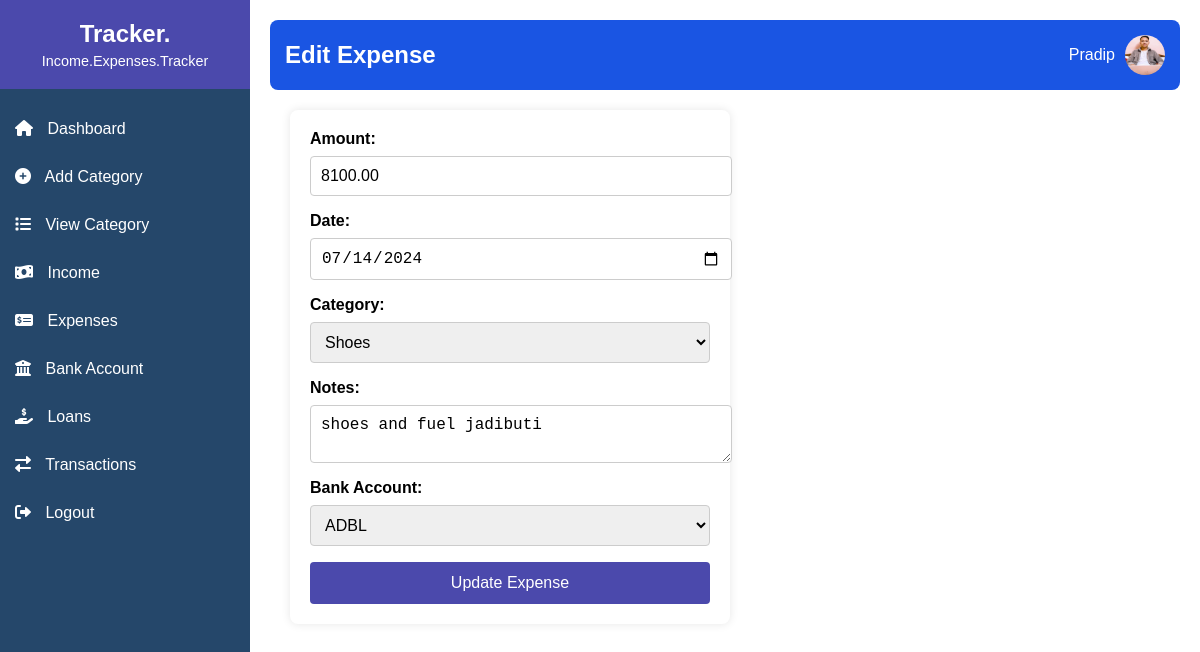
Screenshot of /edit_expense.php?id=5 (signed in) with the database file from the repository.
### tables this page shows
CREATE TABLE `expenses` (
  `id` int(11) NOT NULL,
  `amount` decimal(10,2) NOT NULL,
  `date` date NOT NULL,
  `category_id` int(11) NOT NULL,
  `notes` text DEFAULT NULL,
  `bank_account_id` int(11) NOT NULL
);

CREATE TABLE `categories` (
  `id` int(11) NOT NULL,
  `name` varchar(255) NOT NULL
);

CREATE TABLE `bank_accounts` (
  `id` int(11) NOT NULL,
  `admin_id` int(11) NOT NULL,
  `bank_name` varchar(255) NOT NULL,
  `balance` decimal(10,2) NOT NULL,
  `created_at` timestamp NOT NULL DEFAULT current_timestamp()
);

### edit_expense.php (the view, shortened to what this page needs)
<?php
include('db.php');
if (isset($_GET['id'])) {
    $id = intval($_GET['id']);
    $sql = "SELECT * FROM expenses WHERE id = ?";
    $stmt = $conn->prepare($sql);
    $stmt->bind_param("i", $id);
    $stmt->execute();
    $result = $stmt->get_result();
    $expense = $result->fetch_assoc();
    $categoriesResult = $conn->query("SELECT id, name FROM categories");
    $bankAccountsResult = $conn->query("SELECT id, bank_name FROM bank_accounts");
} else {
    echo "No expense ID provided.";
}
?>
<!DOCTYPE html>
<html lang="en">
<head>
    <link rel="stylesheet" href="styles.css">
    <link rel="stylesheet" href="https://cdnjs.cloudflare.com/ajax/libs/font-awesome/6.0.0-beta3/css/all.min.css">
</head>
<body>
    <div class="sidebar">
        <div class="sidebar-header">
            <h2>Tracker.</h2>
            <p>Income.Expenses.Tracker</p>
        </div>
        <ul class="sidebar-menu">
            <li><a href="dashboard.php"><i class="fas fa-home"></i> Dashboard</a></li>
            <li><a href="add_category.php"><i class="fas fa-plus-circle"></i> Add Category</a></li>
            <li><a href="view_categories.php"><i class="fas fa-list"></i> View Category</a></li>
            <li>
                <a href="javascript:void(0)" class="main-menu"><i class="fas fa-money-bill-wave"></i> Income</a>
            </li>
            <li>
                <a href="javascript:void(0)" class="main-menu"><i class="fas fa-money-check-alt"></i> Expenses</a>
            </li>
            <li>
                <a href="javascript:void(0)" class="main-menu"><i class="fas fa-university"></i> Bank Account</a>
            </li>
            <li>
                <a href="javascript:void(0)" class="main-menu"><i class="fas fa-hand-holding-usd"></i> Loans</a>
            </li>
            <li><a href="transactions.php"><i class="fas fa-exchange-alt"></i> Transactions</a></li>
            <li><a href="logout.php"><i class="fas fa-sign-out-alt"></i> Logout</a></li>
        </ul>
    </div>
    <div class="main-content">
        <header>
            <div class="title">
                <h1>Edit Expense</h1>
            </div>
            <div class="user-info">
                <p><?php echo htmlspecialchars($_SESSION['username']); ?></p>
                <img src="profile.jpg" alt="Profile Picture">
            </div>
        </header>
        <div class="form-container">
            <form method="POST" action="">
                <label for="amount">Amount:</label>
                <input type="number" id="amount" name="amount"
                    value="<?php echo htmlspecialchars($expense['amount']); ?>" required>
                <label for="date">Date:</label>
                <input type="date" id="date" name="date" value="<?php echo htmlspecialchars($expense['date']); ?>"
                    required>
                <label for="category">Category:</label>
                <select id="category" name="category" required>
                    <?php while ($category = $categoriesResult->fetch_assoc()): ?>
                    <option value="<?php echo $category['id']; ?>"
                        <?php if ($category['id'] == $expense['category_id']) echo 'selected'; ?>>
                        <?php echo htmlspecialchars($category['name']); ?>
                    </option>
                    <?php endwhile; ?>
                </select>
                <label for="notes">Notes:</label>
                <textarea id="notes" name="notes"><?php echo htmlspecialchars($expense['notes']); ?></textarea>
                <label for="bank_account">Bank Account:</label>
                <select id="bank_account" name="bank_account" required>
                    <?php while ($bankAccount = $bankAccountsResult->fetch_assoc()): ?>
                    <option value="<?php echo $bankAccount['id']; ?>"
                        <?php if ($bankAccount['id'] == $expense['bank_account_id']) echo 'selected'; ?>>
                        <?php echo htmlspecialchars($bankAccount['bank_name']); ?>
                    </option>
                    <?php endwhile; ?>
                </select>
                <button type="submit">Update Expense</button>
            </form>
        </div>
    </div>
</body>
</html>

### styles.css (style rules this page uses)
body { font-family: Arial, sans-serif; margin: 0; padding: 0; display: flex; }
.sidebar { width: 250px; background-color: #25476A; color: #fff; display: flex; flex-direction: column; align-items: center; }
.sidebar-header { text-align: center; padding: 20px 0; width: 100%; background-color: #4B49AC; }
.sidebar-header h2 { margin: 0; font-size: 1.5em; }
.sidebar-header p { margin: 5px 0 0; font-size: 0.9em; }
.sidebar-menu { list-style: none; padding: 0; width: 100%; display: flex; flex-direction: column; }
.sidebar-menu li { width: 100%; }
.sidebar-menu li a { display: block; padding: 15px; color: #fff; text-decoration: none; transition: background-color 0.3s ease; }
.sidebar-menu li a i { margin-right: 10px; }
.main-content { flex-grow: 1; padding: 20px; }
header { display: flex; justify-content: space-between; align-items: center; background-color: #1A55E3; color: #fff; padding: 15px; border-radius: 8px; }
header .title h1 { margin: 0; font-size: 1.5em; }
header .user-info { display: flex; align-items: center; }
header .user-info p { margin: 0; margin-right: 10px; }
header .user-info img { width: 40px; height: 40px; border-radius: 50%; }
.form-container { display: flex; justify-content: flex-start; align-items: flex-start; height: calc(100vh - 80px); padding: 20px; }
form { width: 100%; max-width: 400px; padding: 20px; background: #fff; box-shadow: 0 0 10px rgba(0, 0, 0, 0.1); border-radius: 8px; display: flex; flex-direction: column; }
form label { margin-bottom: 8px; font-weight: bold; }
form input[type="text"], form input[type="number"], form input[type="date"], form select, form textarea { padding: 10px; margin-bottom: 16px; border: 1px solid #ccc; border-radius: 4px; font-size: 16px; width: 100%; }
form button { padding: 12px; background-color: #4B49AC; color: #fff; border: none; border-radius: 4px; cursor: pointer; font-size: 16px; transition: background-color 0.3s ease; }

### rows the page displays
expenses: amount "8100.00", date "07/14/2024", category "Shoes", notes "shoes and fuel jadibuti", bank_account "ADBL"

### other values shown
$_SESSION['username'] "Pradip"
